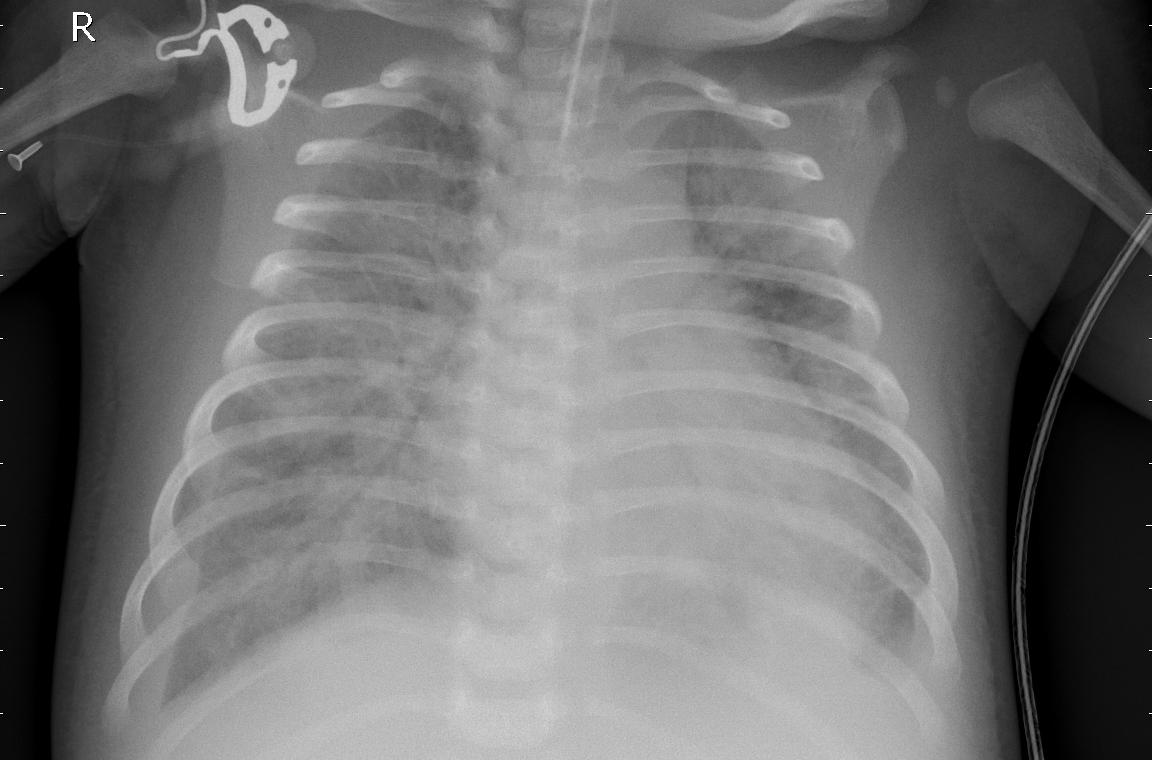
#> input picture Imagenes/pneumonia_1.jpeg, 1152 x 760 px, found by its file name
$ jupyter execute PDI_8_FiltrosConMascaras.ipynb
#> lines starting #> are read from the running program, lines starting #| are printed output that depends on the picture
<a href="https://colab.research.google.com/github/dilp90/PDI/blob/main/PDI_8_FiltrosConMascaras.ipynb" target="_parent"></a>

# **Filtro Pasa Bajo (Suavizado) en Radiografías de Tórax**

**Objetivo**: Aplicar un filtro de suavizado para reducir el ruido en imágenes de radiografías de tórax.

Dataset: Chest X-Ray Images (Pneumonia) https://www.kaggle.com/datasets/paultimothymooney/chest-xray-pneumonia

Instrucciones:

1.   Carga del dataset: Descarga el dataset desde Kaggle y selecciona una imagen de radiografía de tórax.
2.   Aplicación del filtro pasa bajo:
*   Utiliza un filtro de suavizado, como el filtro de promedio (kernel de 5x5), para reducir el ruido en la imagen.
3.  Visualización de resultados:
* Muestra la imagen original y la imagen suavizada para comparar los efectos del filtro.

[cell 1]
import cv2
import numpy as np
import matplotlib.pyplot as plt

[cell 2]
# Cargar la imagen en escala de grises
img = cv2.imread('/content/pneumonia_1.jpeg', cv2.IMREAD_GRAYSCALE)
#> img is the input picture: shape (760, 1152); min 0, max 255, mean 114.5

# Definir el kernel de suavizado (filtro de promedio 5x5)
kernel = np.ones((7,7), np.float32) / 25

# Aplicar el filtro pasa bajo
img_suavizada = cv2.filter2D(img, -1, kernel)
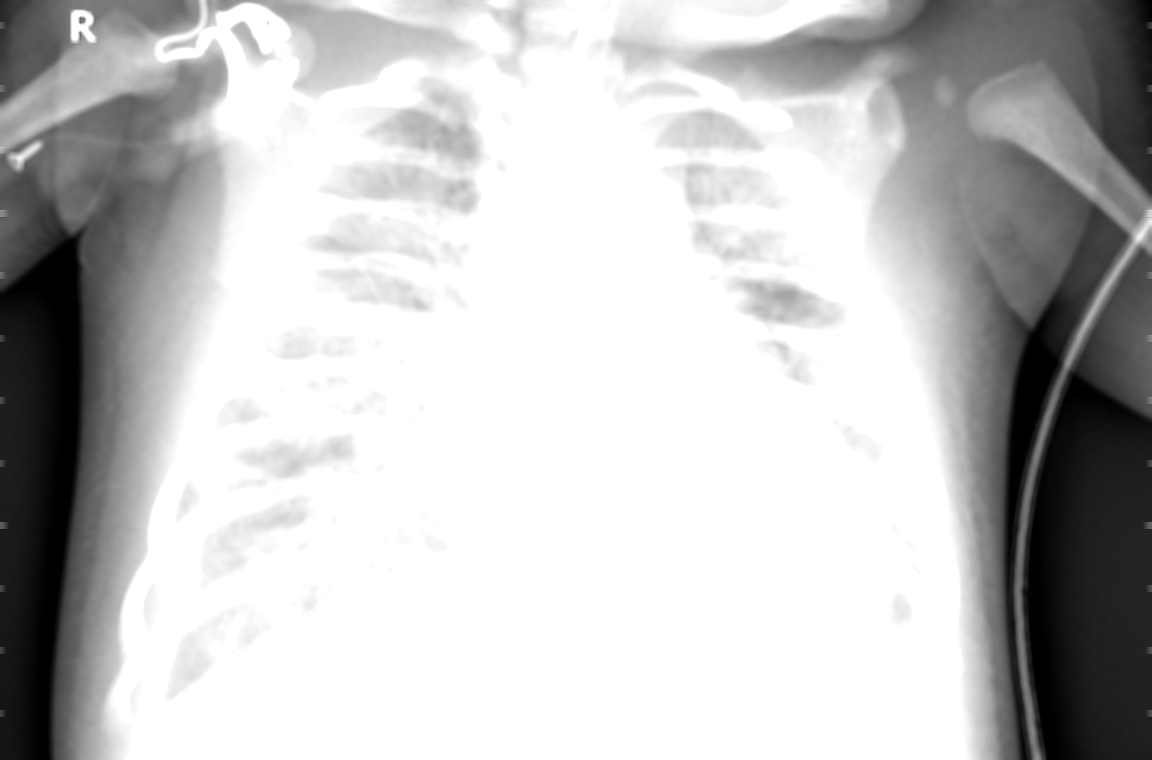
#> img_suavizada: shape (760, 1152); min 0, max 255, mean 194.8

# Mostrar la imagen original y la suavizada
plt.figure(figsize=(10,5))
plt.subplot(1,2,1), plt.imshow(img, cmap='gray'), plt.title('Imagen Original')
plt.subplot(1,2,2), plt.imshow(img_suavizada, cmap='gray'), plt.title('Imagen Suavizada')
plt.show()
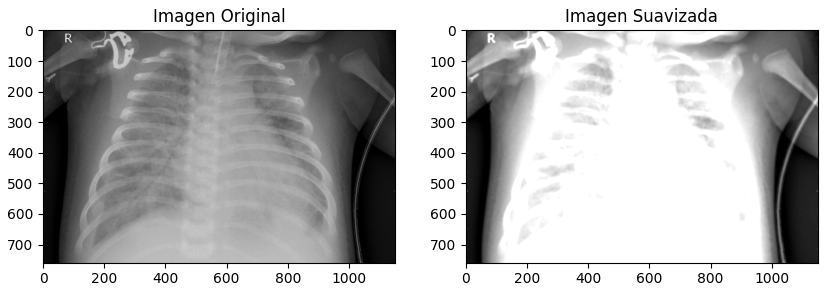
#> figure drawn by matplotlib, 2 panels

Para aumentar o disminuir el efecto del suavizado de imagen, se puede aumentar el tamaño del kernel.

# **Filtro Pasa Alto (Detección de Bordes) en Imágenes de Células Sanguíneas**

**Objetivo**: Aplicar un filtro para resaltar los bordes en imágenes de células sanguíneas.

**Dataset**: Blood Cell Images (https://www.kaggle.com/datasets/paultimothymooney/blood-cells)

Instrucciones:

1. Carga del dataset: Descarga el dataset desde Kaggle y selecciona una imagen de células sanguíneas.

2. Aplicación del filtro pasa alto:

* Utiliza un *filtro Laplaciano* para resaltar los bordes en la imagen. El filtro Laplaciano calcula la diferencia entre un píxel y sus vecinos cercanos en la imagen. Cuando un píxel está rodeado de valores de intensidad similares (áreas planas), el valor de la segunda derivada es cercano a cero. Sin embargo, cuando hay un cambio abrupto en la intensidad (es decir, un borde), la segunda derivada se vuelve significativa, lo que indica la presencia de un borde.
Desventaja: es sensible al ruido de la imagen.

3. Visualización de resultados:

* Muestra la imagen original y la imagen con los bordes resaltados para analizar los efectos del filtro.

[cell 3]
# Cargar la imagen en escala de grises
img = cv2.imread('/content/BloodImage_00001.jpg', cv2.IMREAD_GRAYSCALE)
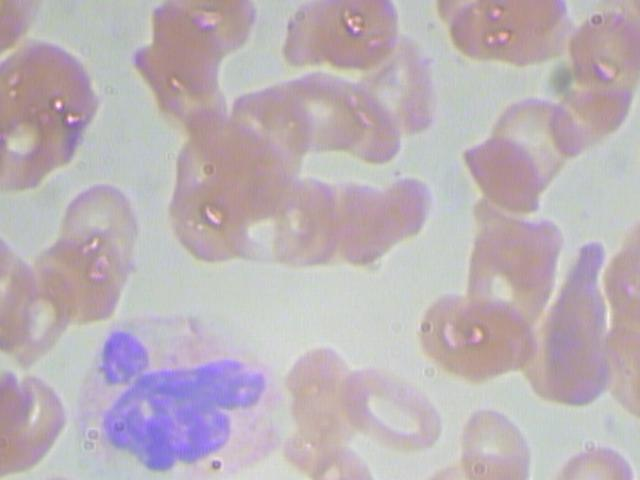
#> input picture Imagenes/BloodImage_00001.jpg, 640 x 480 px, found by its file name
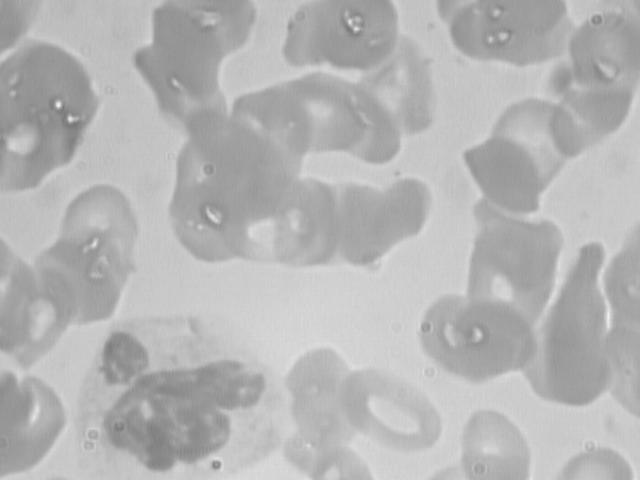
#> img: shape (480, 640); min 117, max 245, mean 181

# Definir el kernel Laplaciano (filtro pasa alto)
kernel = np.array([[0, -1, 0],
                   [-1, 4, -1],
                   [0, -1, 0]])

# Aplicar el filtro pasa alto
img_bordes = cv2.filter2D(img, -1, kernel)

# Mostrar la imagen original y la imagen con bordes resaltados
plt.figure(figsize=(10,5))
plt.subplot(1,2,1), plt.imshow(img, cmap='gray'), plt.title('Imagen Original')
plt.subplot(1,2,2), plt.imshow(img_bordes, cmap='gray'), plt.title('Bordes Resaltados')
plt.show()
